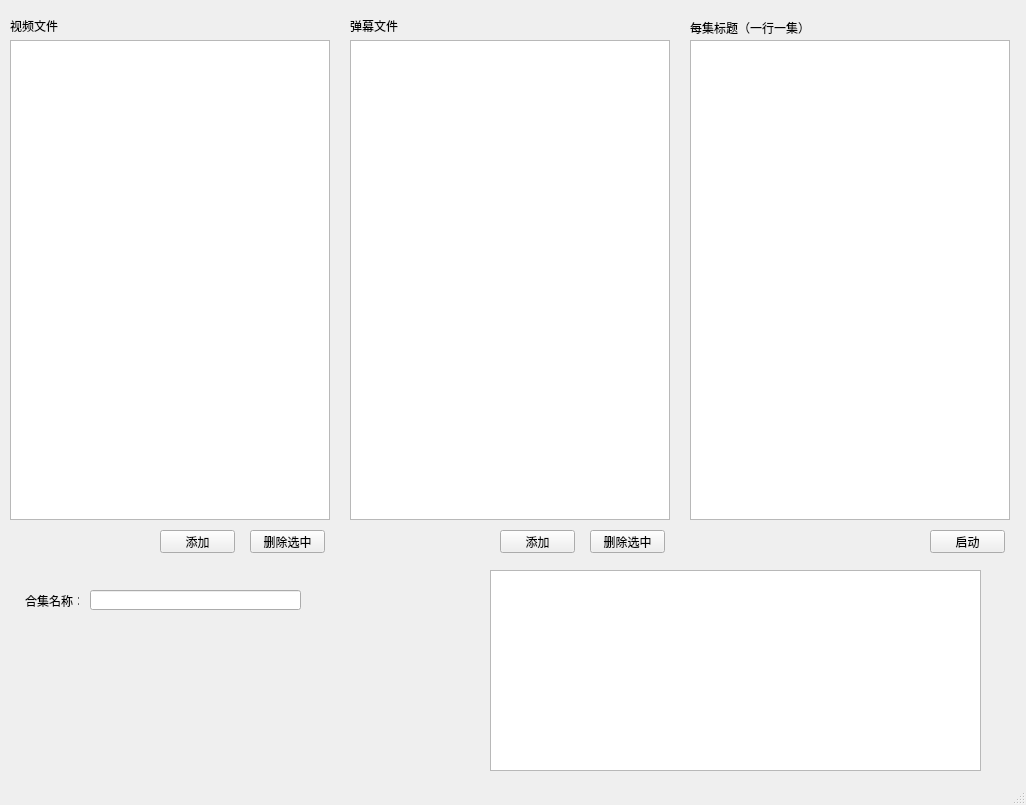
<?xml version="1.0" encoding="UTF-8"?>
<ui version="4.0">
 <class>MainWindow</class>
 <widget class="QMainWindow" name="MainWindow">
  <property name="geometry">
   <rect>
    <x>0</x>
    <y>0</y>
    <width>1026</width>
    <height>805</height>
   </rect>
  </property>
  <property name="windowTitle">
   <string>bili安卓播放转换器</string>
  </property>
  <widget class="QWidget" name="centralwidget">
   <widget class="DragListWidget" name="audiopathlistWidget">
    <property name="geometry">
     <rect>
      <x>10</x>
      <y>40</y>
      <width>320</width>
      <height>480</height>
     </rect>
    </property>
   </widget>
   <widget class="DragListWidget" name="xmlpathlistWidget">
    <property name="geometry">
     <rect>
      <x>350</x>
      <y>40</y>
      <width>320</width>
      <height>480</height>
     </rect>
    </property>
   </widget>
   <widget class="QPlainTextEdit" name="titlesplainTextEdit">
    <property name="geometry">
     <rect>
      <x>690</x>
      <y>40</y>
      <width>320</width>
      <height>480</height>
     </rect>
    </property>
   </widget>
   <widget class="QLabel" name="audiopathlabel">
    <property name="geometry">
     <rect>
      <x>10</x>
      <y>20</y>
      <width>54</width>
      <height>12</height>
     </rect>
    </property>
    <property name="text">
     <string>视频文件</string>
    </property>
   </widget>
   <widget class="QLabel" name="xmlpathlabel">
    <property name="geometry">
     <rect>
      <x>350</x>
      <y>20</y>
      <width>54</width>
      <height>12</height>
     </rect>
    </property>
    <property name="text">
     <string>弹幕文件</string>
    </property>
   </widget>
   <widget class="QLabel" name="titlelabel">
    <property name="geometry">
     <rect>
      <x>690</x>
      <y>20</y>
      <width>211</width>
      <height>16</height>
     </rect>
    </property>
    <property name="text">
     <string>每集标题（一行一集）</string>
    </property>
   </widget>
   <widget class="QPushButton" name="addaudiopathpushButton">
    <property name="geometry">
     <rect>
      <x>160</x>
      <y>530</y>
      <width>75</width>
      <height>23</height>
     </rect>
    </property>
    <property name="text">
     <string>添加</string>
    </property>
   </widget>
   <widget class="QPushButton" name="delaudiopathpushButton">
    <property name="geometry">
     <rect>
      <x>250</x>
      <y>530</y>
      <width>75</width>
      <height>23</height>
     </rect>
    </property>
    <property name="text">
     <string>删除选中</string>
    </property>
   </widget>
   <widget class="QPushButton" name="addxmlpathpushButton">
    <property name="geometry">
     <rect>
      <x>500</x>
      <y>530</y>
      <width>75</width>
      <height>23</height>
     </rect>
    </property>
    <property name="text">
     <string>添加</string>
    </property>
   </widget>
   <widget class="QPushButton" name="delxmlpathpushButton">
    <property name="geometry">
     <rect>
      <x>590</x>
      <y>530</y>
      <width>75</width>
      <height>23</height>
     </rect>
    </property>
    <property name="text">
     <string>删除选中</string>
    </property>
   </widget>
   <widget class="QPushButton" name="runpushButton">
    <property name="geometry">
     <rect>
      <x>930</x>
      <y>530</y>
      <width>75</width>
      <height>23</height>
     </rect>
    </property>
    <property name="text">
     <string>启动</string>
    </property>
   </widget>
   <widget class="QLabel" name="namelabel">
    <property name="geometry">
     <rect>
      <x>25</x>
      <y>595</y>
      <width>54</width>
      <height>12</height>
     </rect>
    </property>
    <property name="text">
     <string>合集名称：</string>
    </property>
   </widget>
   <widget class="QLineEdit" name="namelineEdit">
    <property name="geometry">
     <rect>
      <x>90</x>
      <y>590</y>
      <width>211</width>
      <height>20</height>
     </rect>
    </property>
   </widget>
   <widget class="QTextBrowser" name="tipstextBrowser">
    <property name="geometry">
     <rect>
      <x>490</x>
      <y>570</y>
      <width>491</width>
      <height>201</height>
     </rect>
    </property>
   </widget>
  </widget>
  <widget class="QMenuBar" name="menubar">
   <property name="geometry">
    <rect>
     <x>0</x>
     <y>0</y>
     <width>1026</width>
     <height>22</height>
    </rect>
   </property>
  </widget>
  <widget class="QStatusBar" name="statusbar"/>
 </widget>
 <customwidgets>
  <customwidget>
   <class>DragListWidget</class>
   <extends>QListWidget</extends>
   <header>draglistwidget.h</header>
  </customwidget>
 </customwidgets>
 <resources/>
 <connections/>
</ui>
